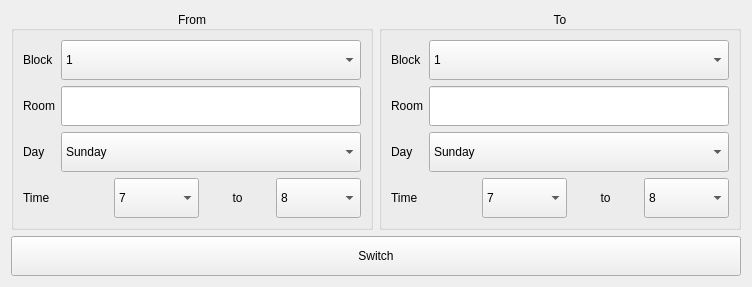
          <widget class="QWidget" name="tab_5">
           <attribute name="title">
            <string>Switch</string>
           </attribute>
           <layout class="QGridLayout" name="gridLayout_2">
            <item row="0" column="0">
             <layout class="QVBoxLayout" name="verticalLayout_10">
              <item>
               <layout class="QHBoxLayout" name="horizontalLayout_13">
                <item>
                 <widget class="QGroupBox" name="groupBox_2">
                  <property name="title">
                   <string>From</string>
                  </property>
                  <property name="alignment">
                   <set>Qt::AlignCenter</set>
                  </property>
                  <layout class="QVBoxLayout" name="verticalLayout_3">
                   <item>
                    <layout class="QHBoxLayout" name="horizontalLayout_9">
                     <item>
                      <widget class="QLabel" name="label_6">
                       <property name="text">
                        <string>Block</string>
                       </property>
                      </widget>
                     </item>
                     <item>
                      <widget class="QComboBox" name="sw_from_block">
                       <property name="sizePolicy">
                        <sizepolicy hsizetype="Maximum" vsizetype="Fixed">
                         <horstretch>0</horstretch>
                         <verstretch>0</verstretch>
                        </sizepolicy>
                       </property>
                       <property name="minimumSize">
                        <size>
                         <width>300</width>
                         <height>40</height>
                        </size>
                       </property>
                       <item>
                        <property name="text">
                         <string>1</string>
                        </property>
                       </item>
                       <item>
                        <property name="text">
                         <string>2</string>
                        </property>
                       </item>
                       <item>
                        <property name="text">
                         <string>3</string>
                        </property>
                       </item>
                       <item>
                        <property name="text">
                         <string>6</string>
                        </property>
                       </item>
                       <item>
                        <property name="text">
                         <string>7</string>
                        </property>
                       </item>
                       <item>
                        <property name="text">
                         <string>8</string>
                        </property>
                       </item>
                       <item>
                        <property name="text">
                         <string>9</string>
                        </property>
                       </item>
                       <item>
                        <property name="text">
                         <string>10</string>
                        </property>
                       </item>
                       <item>
                        <property name="text">
                         <string>11</string>
                        </property>
                       </item>
                       <item>
                        <property name="text">
                         <string>12</string>
                        </property>
                       </item>
                      </widget>
                     </item>
                    </layout>
                   </item>
                   <item>
                    <layout class="QHBoxLayout" name="horizontalLayout_10">
                     <item>
                      <widget class="QLabel" name="label_8">
                       <property name="text">
                        <string>Room</string>
                       </property>
                      </widget>
                     </item>
                     <item>
                      <widget class="QLineEdit" name="sw_from_room">
                       <property name="sizePolicy">
                        <sizepolicy hsizetype="Minimum" vsizetype="Fixed">
                         <horstretch>0</horstretch>
                         <verstretch>0</verstretch>
                        </sizepolicy>
                       </property>
                       <property name="minimumSize">
                        <size>
                         <width>300</width>
                         <height>40</height>
                        </size>
                       </property>
                       <property name="alignment">
                        <set>Qt::AlignLeading|Qt::AlignLeft|Qt::AlignVCenter</set>
                       </property>
                      </widget>
                     </item>
                    </layout>
                   </item>
                   <item>
                    <layout class="QHBoxLayout" name="horizontalLayout_11">
                     <item>
                      <widget class="QLabel" name="label_12">
                       <property name="text">
                        <string>Day</string>
                       </property>
                      </widget>
                     </item>
                     <item>
                      <widget class="QComboBox" name="sw_from_day">
                       <property name="minimumSize">
                        <size>
                         <width>300</width>
                         <height>40</height>
                        </size>
                       </property>
                       <item>
                        <property name="text">
                         <string>Sunday</string>
                        </property>
                       </item>
                       <item>
                        <property name="text">
                         <string>Monday</string>
                        </property>
                       </item>
                       <item>
                        <property name="text">
                         <string>Tuesday</string>
                        </property>
                       </item>
                       <item>
                        <property name="text">
                         <string>Wednesday</string>
                        </property>
                       </item>
                       <item>
                        <property name="text">
                         <string>Thursday</string>
                        </property>
                       </item>
                       <item>
                        <property name="text">
                         <string>Friday</string>
                        </property>
                       </item>
                      </widget>
                     </item>
                    </layout>
                   </item>
                   <item>
                    <layout class="QHBoxLayout" name="horizontalLayout_25">
                     <item>
                      <widget class="QLabel" name="label_27">
                       <property name="text">
                        <string>Time</string>
                       </property>
                      </widget>
                     </item>
                     <item>
                      <widget class="QComboBox" name="sw_from_stime">
                       <property name="minimumSize">
                        <size>
                         <width>0</width>
                         <height>40</height>
                        </size>
                       </property>
                       <item>
                        <property name="text">
                         <string>7</string>
                        </property>
                       </item>
                       <item>
                        <property name="text">
                         <string>8</string>
                        </property>
                       </item>
                       <item>
                        <property name="text">
                         <string>9</string>
                        </property>
                       </item>
                       <item>
                        <property name="text">
                         <string>10</string>
                        </property>
                       </item>
                       <item>
                        <property name="text">
                         <string>11</string>
                        </property>
                       </item>
                       <item>
                        <property name="text">
                         <string>12</string>
                        </property>
                       </item>
                       <item>
                        <property name="text">
                         <string>13</string>
                        </property>
                       </item>
                       <item>
                        <property name="text">
                         <string>14</string>
                        </property>
                       </item>
                       <item>
                        <property name="text">
                         <string>15</string>
                        </property>
                       </item>
                      </widget>
                     </item>
                     <item>
                      <widget class="QLabel" name="label_28">
                       <property name="sizePolicy">
                        <sizepolicy hsizetype="Maximum" vsizetype="Minimum">
                         <horstretch>0</horstretch>
                         <verstretch>0</verstretch>
                        </sizepolicy>
                       </property>
                       <property name="minimumSize">
                        <size>
                         <width>65</width>
                         <height>0</height>
                        </size>
                       </property>
                       <property name="text">
                        <string>to</string>
                       </property>
                       <property name="alignment">
                        <set>Qt::AlignCenter</set>
                       </property>
                      </widget>
                     </item>
                     <item>
                      <widget class="QComboBox" name="sw_from_etime">
                       <property name="minimumSize">
                        <size>
                         <width>0</width>
                         <height>40</height>
                        </size>
                       </property>
                       <item>
                        <property name="text">
                         <string>8</string>
                        </property>
                       </item>
                       <item>
                        <property name="text">
                         <string>9</string>
                        </property>
                       </item>
                       <item>
                        <property name="text">
                         <string>10</string>
                        </property>
                       </item>
                       <item>
                        <property name="text">
                         <string>11</string>
                        </property>
                       </item>
                       <item>
                        <property name="text">
                         <string>12</string>
                        </property>
                       </item>
                       <item>
                        <property name="text">
                         <string>13</string>
                        </property>
                       </item>
                       <item>
                        <property name="text">
                         <string>14</string>
                        </property>
                       </item>
                       <item>
                        <property name="text">
                         <string>15</string>
                        </property>
                       </item>
                       <item>
                        <property name="text">
                         <string>16</string>
                        </property>
                       </item>
                      </widget>
                     </item>
                    </layout>
                   </item>
                  </layout>
                 </widget>
                </item>
                <item>
                 <widget class="QGroupBox" name="groupBox_3">
                  <property name="title">
                   <string>To</string>
                  </property>
                  <property name="alignment">
                   <set>Qt::AlignCenter</set>
                  </property>
                  <layout class="QVBoxLayout" name="verticalLayout_2">
                   <item>
                    <layout class="QHBoxLayout" name="horizontalLayout_8">
                     <item>
                      <widget class="QLabel" name="label_7">
                       <property name="text">
                        <string>Block</string>
                       </property>
                      </widget>
                     </item>
                     <item>
                      <widget class="QComboBox" name="sw_to_block">
                       <property name="minimumSize">
                        <size>
                         <width>300</width>
                         <height>40</height>
                        </size>
                       </property>
                       <item>
                        <property name="text">
                         <string>1</string>
                        </property>
                       </item>
                       <item>
                        <property name="text">
                         <string>2</string>
                        </property>
                       </item>
                       <item>
                        <property name="text">
                         <string>3</string>
                        </property>
                       </item>
                       <item>
                        <property name="text">
                         <string>6</string>
                        </property>
                       </item>
                       <item>
                        <property name="text">
                         <string>7</string>
                        </property>
                       </item>
                       <item>
                        <property name="text">
                         <string>8</string>
                        </property>
                       </item>
                       <item>
                        <property name="text">
                         <string>9</string>
                        </property>
                       </item>
                       <item>
                        <property name="text">
                         <string>10</string>
                        </property>
                       </item>
                       <item>
                        <property name="text">
                         <string>11</string>
                        </property>
                       </item>
                       <item>
                        <property name="text">
                         <string>12</string>
                        </property>
                       </item>
                      </widget>
                     </item>
                    </layout>
                   </item>
                   <item>
                    <layout class="QHBoxLayout" name="horizontalLayout_7">
                     <item>
                      <widget class="QLabel" name="label_9">
                       <property name="text">
                        <string>Room</string>
                       </property>
                      </widget>
                     </item>
                     <item>
                      <widget class="QLineEdit" name="sw_to_room">
                       <property name="sizePolicy">
                        <sizepolicy hsizetype="Minimum" vsizetype="Fixed">
                         <horstretch>0</horstretch>
                         <verstretch>0</verstretch>
                        </sizepolicy>
                       </property>
                       <property name="minimumSize">
                        <size>
                         <width>300</width>
                         <height>40</height>
                        </size>
                       </property>
                      </widget>
                     </item>
                    </layout>
                   </item>
                   <item>
                    <layout class="QHBoxLayout" name="horizontalLayout_12">
                     <item>
                      <widget class="QLabel" name="label_13">
                       <property name="text">
                        <string>Day</string>
                       </property>
                      </widget>
                     </item>
                     <item>
                      <widget class="QComboBox" name="sw_to_day">
                       <property name="minimumSize">
                        <size>
                         <width>300</width>
                         <height>40</height>
                        </size>
                       </property>
                       <item>
                        <property name="text">
                         <string>Sunday</string>
                        </property>
                       </item>
                       <item>
                        <property name="text">
                         <string>Monday</string>
                        </property>
                       </item>
                       <item>
                        <property name="text">
                         <string>Tuesday</string>
                        </property>
                       </item>
                       <item>
                        <property name="text">
                         <string>Wednesday</string>
                        </property>
                       </item>
                       <item>
                        <property name="text">
                         <string>Thursday</string>
                        </property>
                       </item>
                       <item>
                        <property name="text">
                         <string>Friday</string>
                        </property>
                       </item>
                      </widget>
                     </item>
                    </layout>
                   </item>
                   <item>
                    <layout class="QHBoxLayout" name="horizontalLayout_26">
                     <item>
                      <widget class="QLabel" name="label_29">
                       <property name="text">
                        <string>Time</string>
                       </property>
                      </widget>
                     </item>
                     <item>
                      <widget class="QComboBox" name="sw_to_stime">
                       <property name="minimumSize">
                        <size>
                         <width>0</width>
                         <height>40</height>
                        </size>
                       </property>
                       <item>
                        <property name="text">
                         <string>7</string>
                        </property>
                       </item>
                       <item>
                        <property name="text">
                         <string>8</string>
                        </property>
                       </item>
                       <item>
                        <property name="text">
                         <string>9</string>
                        </property>
                       </item>
                       <item>
                        <property name="text">
                         <string>10</string>
                        </property>
                       </item>
                       <item>
                        <property name="text">
                         <string>11</string>
                        </property>
                       </item>
                       <item>
                        <property name="text">
                         <string>12</string>
                        </property>
                       </item>
                       <item>
                        <property name="text">
                         <string>13</string>
                        </property>
                       </item>
                       <item>
                        <property name="text">
                         <string>14</string>
                        </property>
                       </item>
                       <item>
                        <property name="text">
                         <string>15</string>
                        </property>
                       </item>
                      </widget>
                     </item>
                     <item>
                      <widget class="QLabel" name="label_30">
                       <property name="sizePolicy">
                        <sizepolicy hsizetype="Maximum" vsizetype="Preferred">
                         <horstretch>0</horstretch>
                         <verstretch>0</verstretch>
                        </sizepolicy>
                       </property>
                       <property name="minimumSize">
                        <size>
                         <width>65</width>
                         <height>0</height>
                        </size>
                       </property>
                       <property name="text">
                        <string>to</string>
                       </property>
                       <property name="alignment">
                        <set>Qt::AlignCenter</set>
                       </property>
                      </widget>
                     </item>
                     <item>
                      <widget class="QComboBox" name="sw_to_etime">
                       <property name="minimumSize">
                        <size>
                         <width>0</width>
                         <height>40</height>
                        </size>
                       </property>
                       <item>
                        <property name="text">
                         <string>8</string>
                        </property>
                       </item>
                       <item>
                        <property name="text">
                         <string>9</string>
                        </property>
                       </item>
                       <item>
                        <property name="text">
                         <string>10</string>
                        </property>
                       </item>
                       <item>
                        <property name="text">
                         <string>11</string>
                        </property>
                       </item>
                       <item>
                        <property name="text">
                         <string>12</string>
                        </property>
                       </item>
                       <item>
                        <property name="text">
                         <string>13</string>
                        </property>
                       </item>
                       <item>
                        <property name="text">
                         <string>14</string>
                        </property>
                       </item>
                       <item>
                        <property name="text">
                         <string>15</string>
                        </property>
                       </item>
                       <item>
                        <property name="text">
                         <string>16</string>
                        </property>
                       </item>
                      </widget>
                     </item>
                    </layout>
                   </item>
                  </layout>
                 </widget>
                </item>
               </layout>
              </item>
              <item>
               <widget class="QPushButton" name="switch_button">
                <property name="minimumSize">
                 <size>
                  <width>0</width>
                  <height>40</height>
                 </size>
                </property>
                <property name="text">
                 <string>Switch</string>
                </property>
               </widget>
              </item>
             </layout>
            </item>
           </layout>
          </widget>
